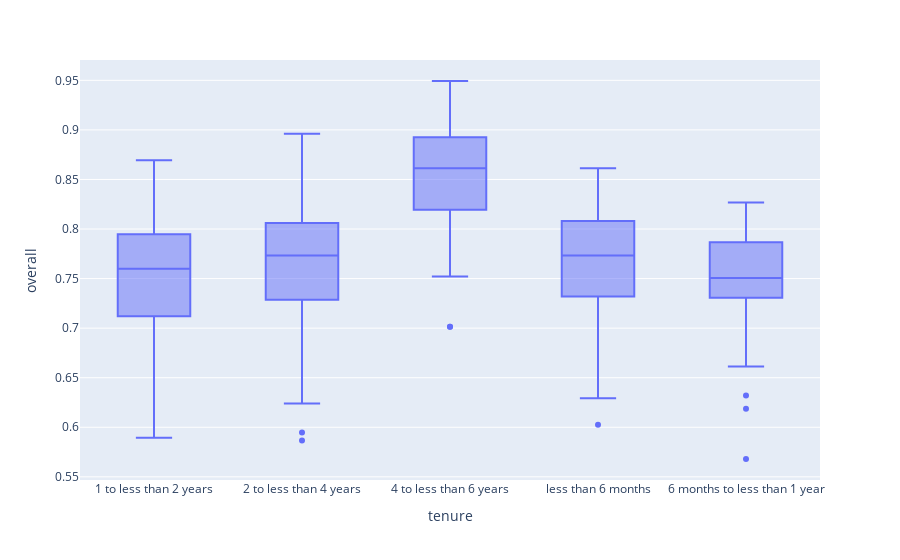

The notebook cell saved with this chart:
### Markdown cell above
### Residuals
The residuals from both the `kitchen sink` and `simplified` models appear to be generally normally distributed, meaning we are unlikely to have missed a critical explanatory variable in our analysis.

### Comparison to Univariate
Both multivariate models performed significantly better than the single-variable regression performed last week, which only achieved an R<sup>2</sup> of 0.22 for the best performing category.

### Code cell
px.box(df, x='tenure', y='overall')

### Figure 1 — Plotly figure (JSON) as saved in the notebook; plotly's stock layout.template omitted (floating-point values rounded to 4 significant figures; data arrays with more than 128 entries replaced by an {"elided": "..."} marker saying what was removed)
{"data": [{"alignmentgroup": "True", "hovertemplate": "tenure=%{x}<br>overall=%{y}<extra></extra>", "legendgroup": "", "marker": {"color": "#636efa"}, "name": "", "notched": false, "offsetgroup": "", "orientation": "v", "showlegend": false, "type": "box", "x": {"elided": "381 str values"}, "x0": " ", "xaxis": "x", "y": {"elided": "381 float values"}, "y0": " ", "yaxis": "y"}], "layout": {"boxmode": "group", "legend": {"tracegroupgap": 0}, "margin": {"t": 60}, "xaxis": {"anchor": "y", "domain": [0, 1], "title": {"text": "tenure"}}, "yaxis": {"anchor": "x", "domain": [0, 1], "title": {"text": "overall"}}}}
